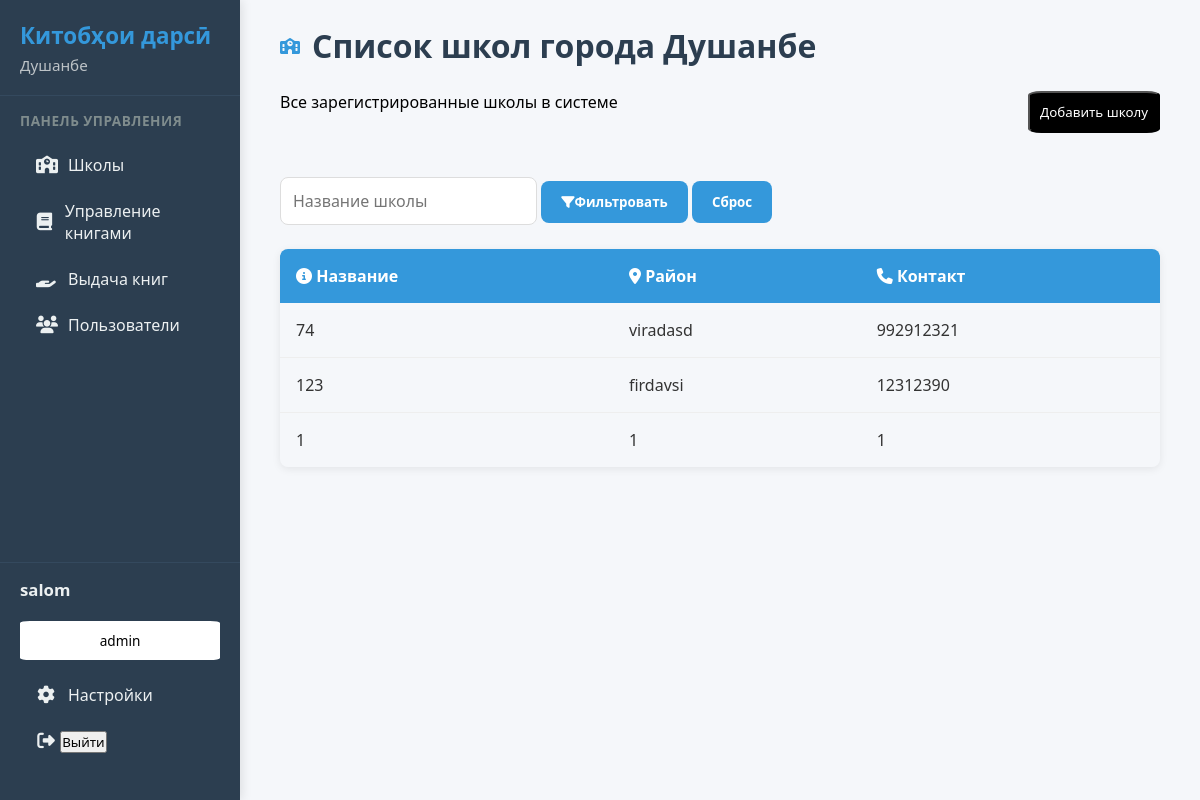
/schools/ (signed in), run on an earlier commit of the app's database.
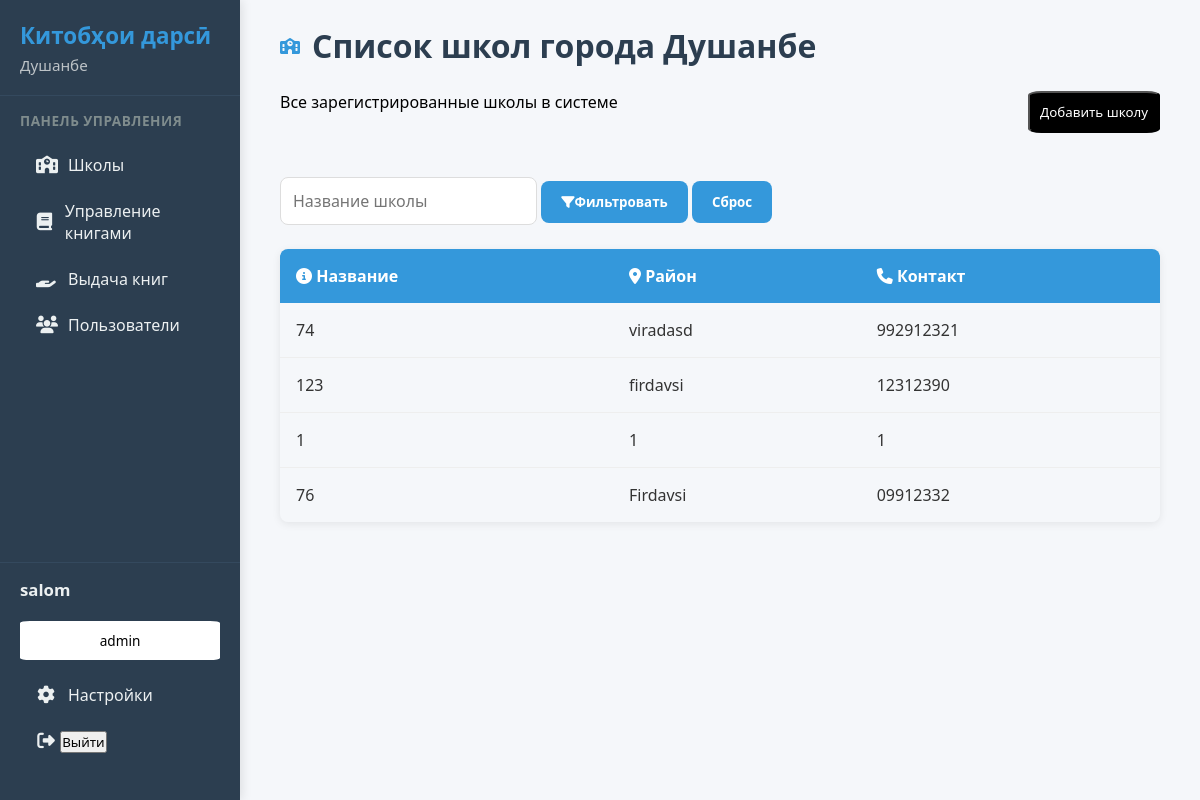
And on a later commit of the database.
### library/models.py (models this page shows, shortened)
class School(models.Model):
    name = models.CharField(max_length=100)
    district = models.CharField(max_length=255)
    director_name=models.OneToOneField(User,on_delete=models.CASCADE,blank=True,null=True)
    contact=models.CharField(max_length=100)

### library/views.py (the view, shortened to what this page needs)
# urls.py: path('schools/', schools_view, name='schools'),
@role_required(['admin'])
def schools_view(request):
    name_query = request.GET.get('name', '')
    school=School.objects.all()
    if name_query:
      school = school.filter(name__icontains=name_query)
    return render(request,'school.html',context={'school':school,'name_query': name_query,})

### templates/school.html (shortened to what this page needs)
{% extends 'base.html' %}
{% block content %}
<div class="schools-table-container">
  <div class="section-header">
    <i class="fas fa-school"></i>
    <h1>Список школ города Душанбе</h1>
  </div>
  <article style="display: flex; justify-content: space-between;margin-bottom: 5%;">
    <p>Все зарегистрированные школы в системе</p>
    <button style="padding: 10px; background: black; color: white; border-radius: 10%;" onclick="openAddModal()">Добавить школу</button>
  </article>
  <div class="search-box">
    <form method="get">
      <input type="text"  name="name"  placeholder="Название школы" value="{{ name_query }}">
      <button type="submit"><i class="fas fa-filter"></i>Фильтровать</button>
      <a href="{% url 'schools' %}"><button type="button">Сброс</button></a>
    </form>
  </div>
  <table class="schools-table">
    <thead>
      <tr>
        <th><i class="fas fa-info-circle"></i> Название</th>
        <th><i class="fas fa-map-marker-alt"></i> Район</th>
        <th><i class="fas fa-phone"></i> Контакт</th>
      </tr>
    </thead>
    <tbody>
      {% for i in school %}
      <tr>
        <td>{{ i.name }}</td>
        <td>{{ i.district }}</td>
        <td>{{ i.contact }}</td>
      </tr>
      {% empty %}
      <tr>
        <td colspan="5" style="text-align: center; color: #777; font-style: italic;">
          Нет зарегистрированных школ
        </td>
      </tr>
      {% endfor %}
    </tbody>
  </table>
</div>
{% endblock content %}

What changed in the data, as far as the page shows it:
added School: name "76", district "Firdavsi", contact "09912332"
